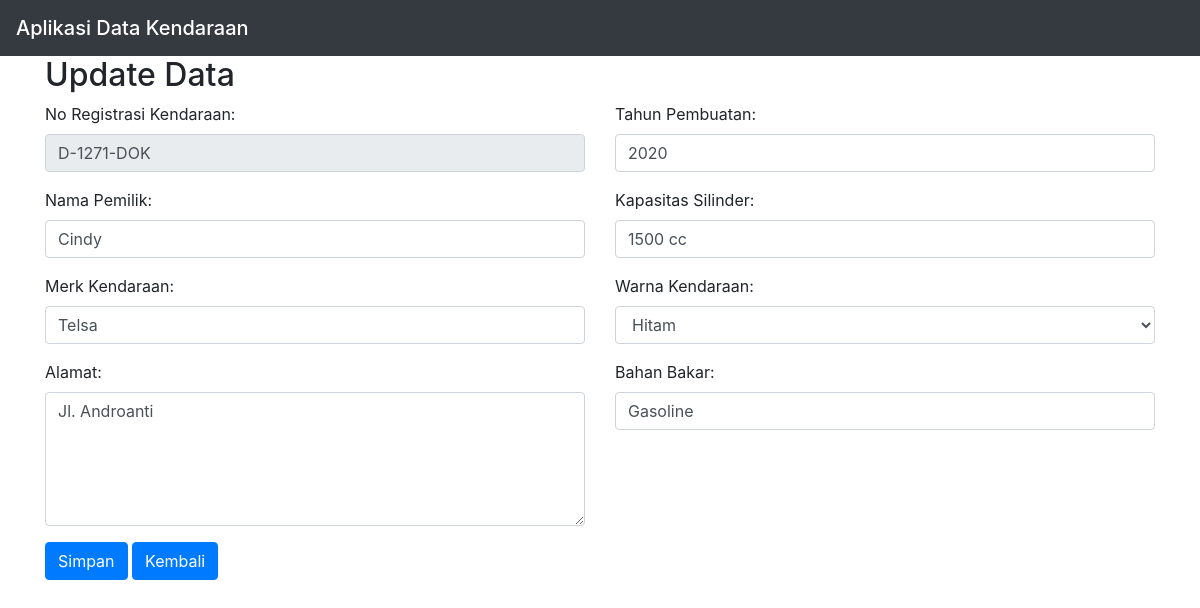
Screenshot of /update.php?no_reg=D-1271-DOK with the database file from the repository.
### tables this page shows
CREATE TABLE `kendaraan` (
  `no_reg` varchar(20) NOT NULL,
  `owner` varchar(50) NOT NULL,
  `address` text NOT NULL,
  `brand` varchar(50) NOT NULL,
  `year` int(4) NOT NULL,
  `cylinders` varchar(20) NOT NULL,
  `color` varchar(20) NOT NULL,
  `fuel` varchar(20) NOT NULL,
  `created_at` datetime NOT NULL DEFAULT current_timestamp()
);

### update.php (the view, shortened to what this page needs)
<!DOCTYPE html>
<html>
<head>
    <link rel="stylesheet" href="https://cdn.jsdelivr.net/npm/bootstrap@4.6.1/dist/css/bootstrap.min.css">
</head>
<body>
<nav class="navbar navbar-dark bg-dark">
    <span class="navbar-brand mb-0 h1">Aplikasi Data Kendaraan</span>
</nav>
<div class="container">
    <?php
    include "connection.php";
    function input($data) {
        $data = trim($data);
        $data = stripslashes($data);
        $data = htmlspecialchars($data);
        return $data;
    }
    if (isset($_GET['no_reg'])) {
        $no_reg=input($_GET["no_reg"]);
        $sql="SELECT * from kendaraan where no_reg='$no_reg'";
        $hasil=mysqli_query($con,$sql);
        $data = mysqli_fetch_assoc($hasil);
        $owner = $data['owner'];
        $brand = $data['brand'];
        $address = $data['address'];
        $year = $data['year'];
        $cylinders = $data['cylinders'];
        $color = $data['color'];
        $fuel = $data['fuel'];
    }
    ?>
    <h2>Update Data</h2>
    <form action="<?php echo htmlspecialchars($_SERVER["PHP_SELF"]);?>" method="post">
        <div class="row">
            <div class="col-sm">
                <div class="form-group">
                    <label>No Registrasi Kendaraan:</label>
                    <input type="text" name="no_reg" class="form-control" value="<?php echo $no_reg?>" readonly />
                </div>
                <div class="form-group">
                    <label>Nama Pemilik:</label>
                    <input type="text" name="owner" class="form-control" required value="<?php echo $owner?>" />
                </div>
                <div class="form-group">
                    <label>Merk Kendaraan:</label>
                    <input type="text" name="brand" class="form-control" placeholder="Masukan Merek Kendaraan" required value="<?php echo $brand?>"/>
                </div>
                <div class="form-group">
                    <label>Alamat:</label>
                    <textarea name="address" class="form-control" rows="5"placeholder="Masukan Alamat" required><?php echo $address?></textarea>
                </div>
                <button type="submit" name="submit" class="btn btn-primary">Simpan</button>
                <a href="index.php" class="btn btn-primary">Kembali</a>
            </div>
            <div class="col-sm">
                <div class="form-group">
                    <label>Tahun Pembuatan:</label>
                    <input type="text" name="year" class="form-control" placeholder="Masukan Tahun Pembuatan Kendaraan" required value="<?php echo $year?>"/>
                </div>
                <div class="form-group">
                    <label>Kapasitas Silinder:</label>
                    <input type="text" name="cylinders" class="form-control" placeholder="Masukan Kapasitas Silinder Kendaraan" required value="<?php echo $cylinders?>"/>
                </div>
                <div class="form-group">
                    <label>Warna Kendaraan:</label>
                    <select class="form-control" name ="color" required placeholder="Pilih Warna Kendaraan">
                        <option value="Hitam"<?php if($color=='Hitam')echo 'selected="selected"'; ?>>Hitam</option>
                    </select>
                </div>
                <div class="form-group">
                    <label>Bahan Bakar:</label>
                    <input type="text" name="fuel" class="form-control" placeholder="Masukan Bahan Bakar Kendaraan" required value="<?php echo $fuel?>"/>
                </div>
            </div>
        </div>
    </form>
</div>
</body>
</html>

### rows the page displays
kendaraan: owner "Cindy", brand "Telsa", address "Jl. Androanti", year "2020", cylinders "1500 cc", color "Hitam", fuel "Gasoline"
